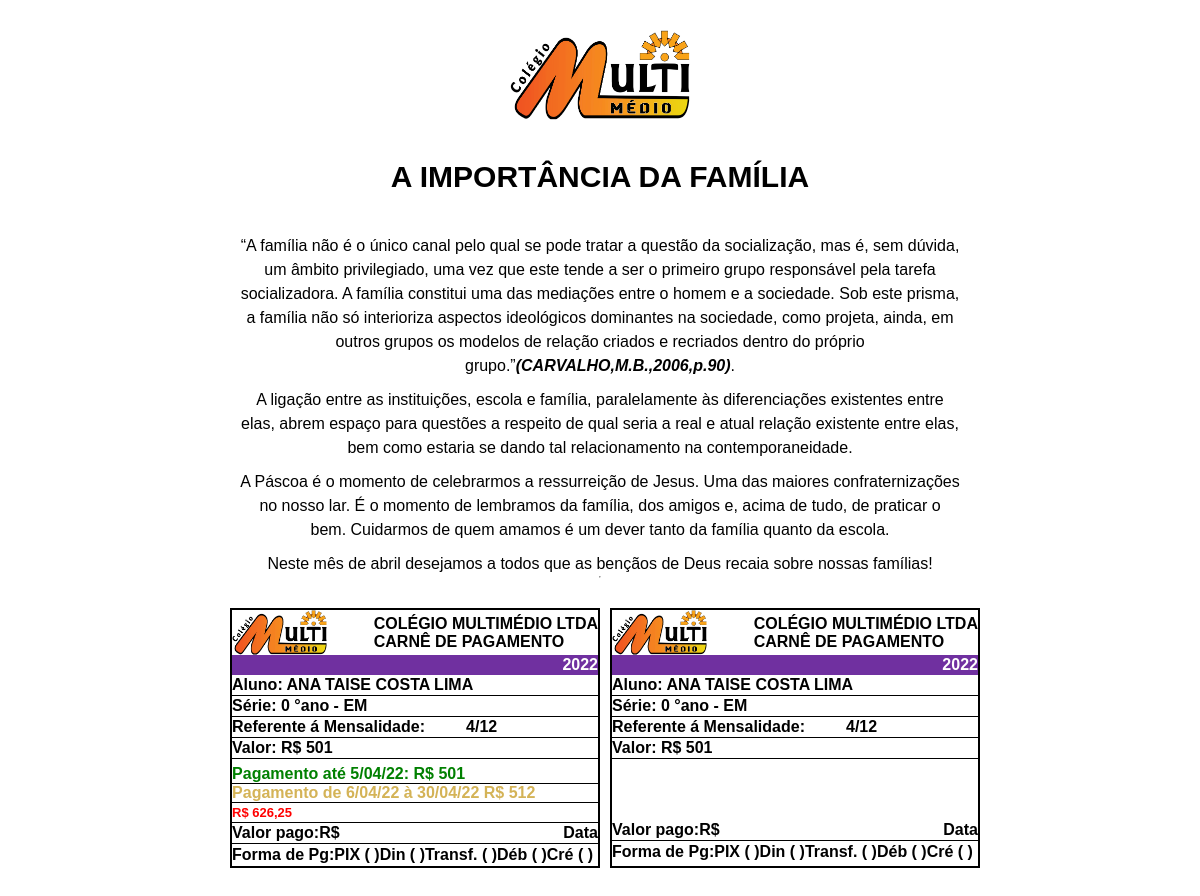
Screenshot of /carne.php?id=1 with the database file from the repository.
### tables this page shows
CREATE TABLE `financeiro` (
  `id` int(11) NOT NULL,
  `aluno` varchar(100) NOT NULL,
  `jan` float NOT NULL,
  `fev` float NOT NULL,
  `mar` float NOT NULL,
  `abr` float NOT NULL,
  `mai` float NOT NULL,
  `jun` float NOT NULL,
  `jul` float NOT NULL,
  `ago` float NOT NULL,
  `setembro` float NOT NULL,
  `outubro` float NOT NULL,
  `nov` float NOT NULL,
  `dez` float NOT NULL,
  `data_mensalidade` int(2) NOT NULL,
  `date_register` timestamp NOT NULL DEFAULT current_timestamp(),
  `status` int(1) NOT NULL
);

### bd/carneQuery.php (called while the page is built, shortened)
<?php
include_once 'connection.php';
$id = $_GET["id"];
$getAluno = "SELECT * FROM financeiro WHERE id = $id";
$result = mysqli_query($con, $getAluno);
if (mysqli_num_rows($result) > 0) {
  while ($row = mysqli_fetch_assoc($result)) {
    $aluno = [
      $row["aluno"],
      "meses" => [
        1 => $row["jan"],
        2 => $row["fev"],
        3 => $row["mar"],
        4 => $row["abr"],
        5 => $row["mai"],
        6 => $row["jun"],
        7 => $row["jul"],
        8 => $row["ago"],
        9 => $row["setembro"],
        10 => $row["outubro"],
        11 => $row["nov"],
        12 => $row["dez"],
      ],
      $row["data_mensalidade"],
      date("d/m/y", strtotime($row["date_register"])),
      $row["ano"]
    ];
  }
}

### carneMes.php (the view)
<?php
function carneMes()
{
  include_once "./bd/carneQuery.php";
  for ($i = 1; $i <= 12; $i++) {
    $nome = $aluno[0];
    $data_mensalidade = $aluno[1];
    $valor = $aluno["meses"][$i];
    $ano = $aluno[3];
    $ultimoDiaDoMes = date("t");
    $pagamentoAposDataMensalidade = $data_mensalidade + 1;
    $anoAtual = date('y');
    $mesAtual = date('m');
    $pagamentoDepoisDaMensalidade = ($valor === "0" ? "R$ 0" : $valor + 11);
    $valorDoPagamentoAtrasado = number_format($valor + ($valor * 0.25), 2, ",");
    $carne = <<<HTML
        <section class="container-carne">
          <div class="carne-item">
            <header class="header-carne">
              <img src="./assets/img/image1.png" class="logo-carne" alt="Colégio Multimédio LTDA">
              <h2 class="title-carne">Colégio Multimédio LTDA <br> <span>Carnê de pagamento</span></h2>
            </header>
            <p class="ano">2022</p>
            <ul class="informacoes-pagamento">
            <li class="text-preto">Aluno: <span>$nome</span></li>
            <li class="text-preto"><span>Série: $ano °ano - EM</span></li>
              <li class="text-preto">
                Referente á Mensalidade: <span class="mes">$i/12</span>
              </li>
              <li class="text-preto">Valor: R$ <span>$valor</span></li>
              <li>
                <div class="valores">
                  <p class="texto-verde">Pagamento até $data_mensalidade/$mesAtual/$anoAtual: <span>R$ $valor</span></p>
                  <p class='texto-marrom'>Pagamento de $pagamentoAposDataMensalidade/$mesAtual/22 à $ultimoDiaDoMes/$mesAtual/22 <span>R$ $pagamentoDepoisDaMensalidade</span></p>
                  <p class='texto-vermelho'> <span>R$ $valorDoPagamentoAtrasado</span></p>
                </div>
              </li>
              <li>
                <div class="valor-pago">
                  <p>Valor pago:R$ </p>
                  <p>Data</p>
                </div>
              </li>
              <li>
                <ul class="forma-de-pagamento">
                  <li>Forma de Pg: </li>
                  <li>PIX <span>( )</span> </li>
                  <li>Din <span>( )</span> </li>
                  <li>Transf. <span>( )</span> </li>
                  <li>Déb <span>( )</span> </li>
                  <li>Cré <span>( )</span> </li>
                </ul>
              </li>
            </ul>
          </div>
          <div class="carne-item">
            <header class="header-carne">
              <img src="./assets/img/image1.png" class="logo-carne" alt="">
              <h2 class="title-carne">Colégio Multimédio LTDA <br> Carnê de pagamento</h2>
            </header>
            <p class="ano">2022</p>
            <ul class="informacoes-pagamento">
            <li class="text-preto">Aluno: $aluno[0]</li>
            <li class="text-preto">Série: $ano °ano - EM</li>
              <li class="text-preto">
                Referente á Mensalidade: <span class="mes"> $i/12</span>
              </li>
              <li class="text-preto espacamento">Valor: R$  <span>$valor</span></li>
              <li>
                <div class="valor-pago">
                  <p class="">Valor pago:R$ </p>
                  <p class="">Data</p>
                </div>
              </li>
              <li>
                <ul class="forma-de-pagamento">
                  <li>Forma de Pg: </li>
                  <li>PIX <span>( )</span> </li>
                  <li>Din <span>( )</span> </li>
                  <li>Transf. <span>( )</span> </li>
                  <li>Déb <span>( )</span> </li>
                  <li>Cré <span>( )</span> </li>
                </ul>
              </li>
            </ul>
          </div>
        </section>
       HTML;
    if ($i == $mesAtual) {
      echo $carne;
    }
  }
}

### carne.php (shortened to what this page needs)
<!DOCTYPE html>
<html lang="pt-br">
<head>
  <link rel="stylesheet" media="print" href="css/carne.css">
  <link rel="stylesheet" media="screen" href="css/carne-screeen.css">
</head>
<body>
  <main class="container">
    <img src="./assets/img/image1.png" alt="Colégio Multimédio LTDA" class="logomarca">
    <blockquote id="familia">
      <h1 class="title-familia">A importância da família</h1>
      <p class="primeira">“A família não é o único canal pelo qual se pode tratar a questão da socialização, mas é, sem dúvida, um âmbito privilegiado, uma vez que este tende a ser o primeiro grupo responsável pela tarefa socializadora. A família constitui uma das mediações entre o homem e a sociedade. Sob este prisma, a família não só interioriza aspectos ideológicos dominantes na sociedade, como projeta, ainda, em outros grupos os modelos de relação criados e recriados dentro do próprio grupo.”<cite><strong>(CARVALHO,M.B.,2006,p.90)</strong></cite>.</p>
      <p>A ligação entre as instituições, escola e família, paralelamente às diferenciações existentes entre elas, abrem espaço para questões a respeito de qual seria a real e atual relação existente entre elas, bem como estaria se dando tal relacionamento na contemporaneidade.</p>
      <p>A Páscoa é o momento de celebrarmos a ressurreição de Jesus. Uma das maiores confraternizações no nosso lar. É o momento de lembramos da família, dos amigos e, acima de tudo, de praticar o bem. Cuidarmos de quem amamos é um dever tanto da família quanto da escola.</p>
      <p>Neste mês de abril desejamos a todos que as bençãos de Deus recaia sobre nossas famílias!</p>
    </blockquote>
    <hr class="linha">
    <?php
    include_once "carneMes.php";
    carneMes();
    ?>
  </main>
</body>
</html>

### css/carne.css (style rules this page uses)
* { margin: 0; padding: 0; box-sizing: border-box; font-size: 1rem; font-family: Arial, Helvetica, sans-serif; }
img { display: block; max-width: 100%; }
ul, li { list-style: none; }
:root { --bg-ano-info: #7030a0; }
.container { display: flex; flex-direction: column; align-items: center; width: 800px; margin: 0 auto; }
.container-carne { width: 100%; display: flex; justify-content: center; margin-top: 10px; }
.container-carne .carne-item + .carne-item { margin-left: 10px; }
.linha { width: 100%; border: 2px dotted #000; margin: 10px 0; }
.carne-item { border: 2px solid #000; width: 430px; }
.header-carne { display: flex; justify-content: space-between; }
.logo-carne { width: 95px; height: 45px; }
.title-carne { margin-top: 5px; text-transform: uppercase; }
.ano { background-color: var(--bg-ano-info); padding: 1px 0; color: #fff; font-weight: bold; text-align: right; }
.text-preto { font-weight: bold; }
.informacoes-pagamento li { border-bottom: 1px solid #000; padding: 1px 0; }
.informacoes-pagamento li:last-child { border: none; }
.informacoes-pagamento li .mes { text-align: right; margin-left: 10%; }
.espacamento { margin-bottom: 61px; }
.valores { margin-top: 5px; }
.valores p { font-weight: bold; border-bottom: 1px solid #000; }
.valores p:last-child { border: none; }
.texto-marrom span { position: relative; left: 26px; }
.valores .texto-verde { color: green; }
.valores .texto-marrom { color: #d4b357; }
.valores .texto-vermelho { color: red; font-size: 0.813rem; }
.valor-pago { display: flex; justify-content: space-between; font-weight: bold; }
.forma-de-pagamento { display: flex; justify-content: space-between; font-weight: bold; }
.forma-de-pagamento li { border: none; }

### rows the page displays
financeiro: aluno "ANA TAISE COSTA LIMA", ano "0", mar "501", data_mensalidade "5", anoAtual "22", data_mensalidade "6", mar "512", mar "626,25"
